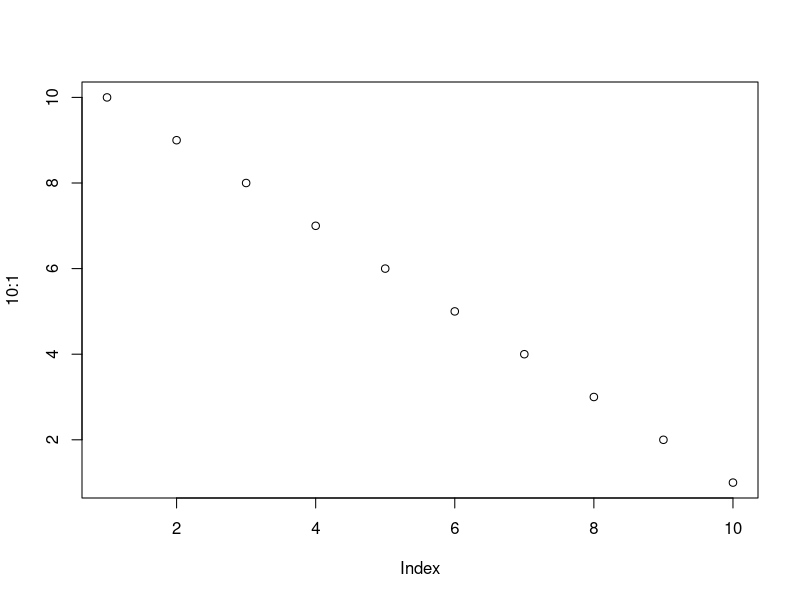

Source code (R):
## ---- chunk 1
knitr::opts_chunk$set(
  collapse = TRUE,
  comment = "#>"
)
## ---- chunk 2
plot(10:1)
## ---- chunk 3
knitr::kable(head(mtcars, 10))
